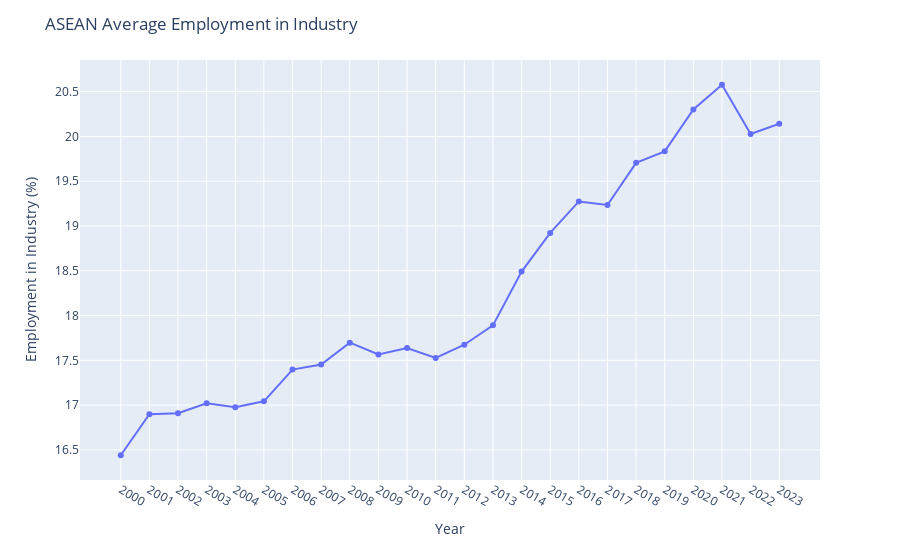

This figure's notebook cell:
### Markdown cell above
#### 3.2.2 ASEAN Average Employment in Industry

### Code cell
fig = px.line(
    x=asean_avg_employment.index,
    y=asean_avg_employment.values,
    markers=True,
)

fig.update_layout(
    title="ASEAN Average Employment in Industry",
    xaxis_title="Year",
    yaxis_title="Employment in Industry (%)",
)

fig.show()

### Figure 1 — Plotly figure (JSON) as saved in the notebook; plotly's stock layout.template omitted (floating-point values rounded to 4 significant figures)
{"data": [{"hovertemplate": "x=%{x}<br>y=%{y}<extra></extra>", "legendgroup": "", "line": {"color": "#636efa", "dash": "solid"}, "marker": {"symbol": "circle"}, "mode": "lines+markers", "name": "", "orientation": "v", "showlegend": false, "type": "scatter", "x": ["2000", "2001", "2002", "2003", "2004", "2005", "2006", "2007", "2008", "2009", "2010", "2011", "2012", "2013", "2014", "2015", "2016", "2017", "2018", "2019", "2020", "2021", "2022", "2023"], "xaxis": "x", "y": [16.44, 16.9, 16.91, 17.02, 16.98, 17.04, 17.4, 17.45, 17.7, 17.57, 17.64, 17.53, 17.67, 17.89, 18.49, 18.92, 19.27, 19.23, 19.7, 19.83, 20.3, 20.58, 20.03, 20.14], "yaxis": "y"}], "layout": {"legend": {"tracegroupgap": 0}, "margin": {"t": 60}, "title": {"text": "ASEAN Average Employment in Industry"}, "xaxis": {"anchor": "y", "domain": [0, 1], "title": {"text": "Year"}}, "yaxis": {"anchor": "x", "domain": [0, 1], "title": {"text": "Employment in Industry (%)"}}}}
